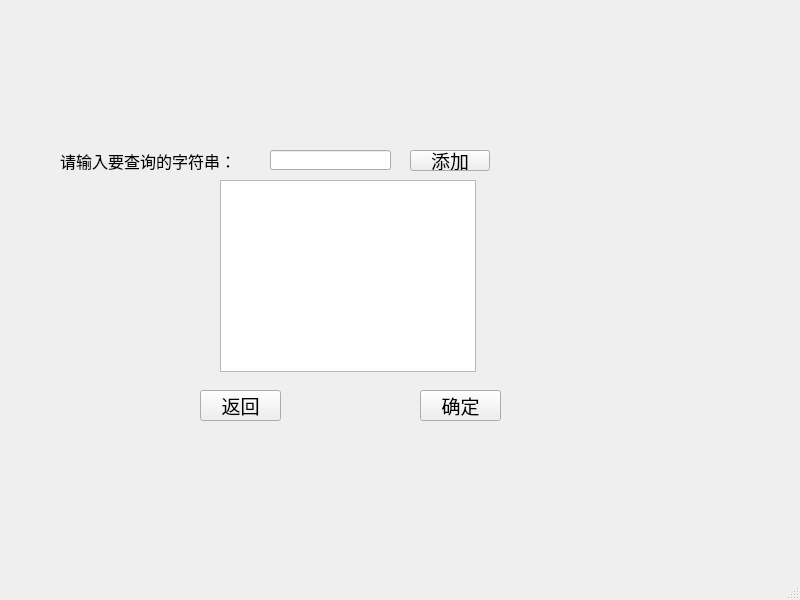
<?xml version="1.0" encoding="UTF-8"?>
<ui version="4.0">
 <class>Chooser</class>
 <widget class="QMainWindow" name="Chooser">
  <property name="geometry">
   <rect>
    <x>0</x>
    <y>0</y>
    <width>800</width>
    <height>600</height>
   </rect>
  </property>
  <property name="windowTitle">
   <string>MainWindow</string>
  </property>
  <widget class="QWidget" name="centralwidget">
   <widget class="QLineEdit" name="lineEdit">
    <property name="geometry">
     <rect>
      <x>270</x>
      <y>150</y>
      <width>121</width>
      <height>20</height>
     </rect>
    </property>
   </widget>
   <widget class="QPushButton" name="pushButton">
    <property name="geometry">
     <rect>
      <x>200</x>
      <y>390</y>
      <width>81</width>
      <height>31</height>
     </rect>
    </property>
    <property name="font">
     <font>
      <pointsize>14</pointsize>
     </font>
    </property>
    <property name="text">
     <string>返回</string>
    </property>
   </widget>
   <widget class="QPushButton" name="pushButton_2">
    <property name="geometry">
     <rect>
      <x>420</x>
      <y>390</y>
      <width>81</width>
      <height>31</height>
     </rect>
    </property>
    <property name="font">
     <font>
      <pointsize>14</pointsize>
     </font>
    </property>
    <property name="text">
     <string>确定</string>
    </property>
   </widget>
   <widget class="QLabel" name="label">
    <property name="geometry">
     <rect>
      <x>60</x>
      <y>150</y>
      <width>201</width>
      <height>21</height>
     </rect>
    </property>
    <property name="font">
     <font>
      <pointsize>12</pointsize>
     </font>
    </property>
    <property name="text">
     <string>请输入要查询的字符串：</string>
    </property>
   </widget>
   <widget class="QTextBrowser" name="textBrowser">
    <property name="geometry">
     <rect>
      <x>220</x>
      <y>180</y>
      <width>256</width>
      <height>192</height>
     </rect>
    </property>
   </widget>
   <widget class="QPushButton" name="pushButton_3">
    <property name="geometry">
     <rect>
      <x>410</x>
      <y>150</y>
      <width>80</width>
      <height>21</height>
     </rect>
    </property>
    <property name="font">
     <font>
      <pointsize>14</pointsize>
     </font>
    </property>
    <property name="text">
     <string>添加</string>
    </property>
   </widget>
  </widget>
  <widget class="QMenuBar" name="menubar">
   <property name="geometry">
    <rect>
     <x>0</x>
     <y>0</y>
     <width>800</width>
     <height>17</height>
    </rect>
   </property>
  </widget>
  <widget class="QStatusBar" name="statusbar"/>
 </widget>
 <resources/>
 <connections/>
</ui>
